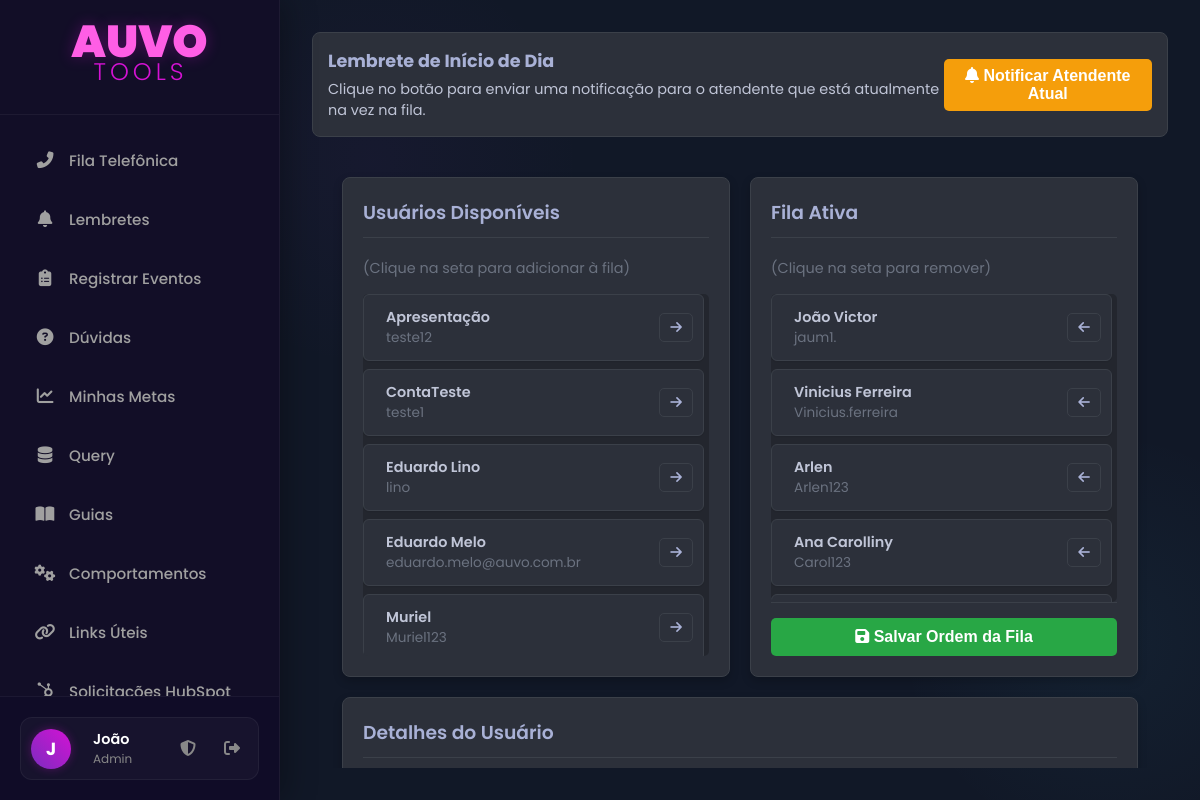
Page /configurar-fila (signed in) on the committed database.
### app.py (models this page shows, shortened)
class User(db.Model, UserMixin):
    id = db.Column(db.Integer, primary_key=True)
    name = db.Column(db.String(150), nullable=False)
    username = db.Column(db.String(80), unique=True, nullable=False)
    email = db.Column(db.String(120), unique=True, nullable=False)
    password_hash = db.Column(db.String(128), nullable=False)
    discord_id = db.Column(db.String(50), nullable=True, unique=True)
    is_admin = db.Column(db.Boolean, nullable=False, default=False)
    manager_id = db.Column(db.Integer, db.ForeignKey('user.id'), nullable=True)
    lunch_start = db.Column(db.Time, nullable=True)
    lunch_end = db.Column(db.Time, nullable=True)
    ramal = db.Column(db.String(10), nullable=True)

class PhoneQueueMember(db.Model):
    id = db.Column(db.Integer, primary_key=True)
    user_id = db.Column(db.Integer, db.ForeignKey('user.id'), nullable=False)
    position = db.Column(db.Integer, nullable=False)
    user = db.relationship('User')

### app.py (the view, shortened to what this page needs)
@app.route('/configurar-fila', methods=['GET', 'POST'])
@login_required
def configurar_fila():
    form = FlaskForm()
    all_users = User.query.order_by(User.name).all()
    queue_members = PhoneQueueMember.query.options(joinedload(PhoneQueueMember.user)).order_by(PhoneQueueMember.position).all()
    queue_user_ids = {member.user_id for member in queue_members}
    return render_template('configurar_fila.html',
                           title="Configurar Fila",
                           all_users=all_users,
                           queue_members=queue_members,
                           queue_user_ids=queue_user_ids,
                           form=form)

### app.py (called while the page is built)
@app.context_processor
def inject_now():
    return {'now': datetime.utcnow()}

@login_manager.user_loader
def load_user(user_id):
    return User.query.get(int(user_id))

### templates/configurar_fila.html (shortened to what this page needs)
{% extends "base.html" %}
{% block content %}
    <div class="notify-section" style="background-color: var(--dark-bg-secondary); border-color: var(--dark-border);">
        <div class="notify-info">
            <h4 style="color: var(--dark-text-primary);">Lembrete de Início de Dia</h4>
            <p style="color: var(--dark-text-secondary);">Clique no botão para enviar uma notificação para o atendente que está atualmente na vez na fila.</p>
        </div>
        <form method="POST" action="{{ url_for('notificar_atendente_atual') }}" style="margin: 0;">
            <button type="submit" class="btn btn-notify">
                <i class="fa-solid fa-bell"></i> Notificar Atendente Atual
            </button>
        </form>
    </div>
    <div class="config-container">
        <div class="config-column" id="available-column">
            <h3>Usuários Disponíveis</h3>
            <p class="column-subtitle">(Clique na seta para adicionar à fila)</p>
            <ul class="user-list" id="available-users-list">
                {% for user in all_users %}
                    {% if user.id not in queue_user_ids %}
                    <li class="user-card" data-user-id="{{ user.id }}">
                        <div class="user-card-info">
                            <span class="user-name">{{ user.name }}</span>
                            <small>{{ user.username }}</small>
                        </div>
                        <button type="button" class="queue-move-btn add" title="Adicionar à fila">
                            <i class="fa-solid fa-arrow-right"></i>
                        </button>
                    </li>
                    {% endif %}
                {% endfor %}
            </ul>
        </div>
        <div class="config-column" id="active-queue-column">
            <h3>Fila Ativa</h3>
            <p class="column-subtitle">(Clique na seta para remover)</p>
            <ul class="user-list" id="active-queue-list">
                {% for member in queue_members %}
                <li class="user-card" data-user-id="{{ member.user.id }}">
                    <div class="user-card-info">
                        <span class="user-name">{{ member.user.name }}</span>
                        <small>{{ member.user.username }}</small>
                    </div>
                    <button type="button" class="queue-move-btn remove" title="Remover da fila">
                        <i class="fa-solid fa-arrow-left"></i>
                    </button>
                </li>
                {% endfor %}
            </ul>
            <form method="POST" action="{{ url_for('configurar_fila') }}" id="queue-form" style="margin-top: auto;">
                <div class="save-button-container">
                    <button type="submit" class="btn-save btn-save-primary">
                        <i class="fa-solid fa-save"></i> Salvar Ordem da Fila
                    </button>
                </div>
            </form>
        </div>
        <div class="config-column" id="details-column">
            <h3>Detalhes do Usuário</h3>
        </div>
    </div>
{% endblock %}

### templates/base.html (shortened to what this page needs)
<!DOCTYPE html>
<html lang="pt-br">
<head>
    <link rel="stylesheet" href="{{ url_for('static', filename='css/style.css') }}">
    <link rel="stylesheet" href="https://cdnjs.cloudflare.com/ajax/libs/font-awesome/6.2.0/css/all.min.css">
</head>
<body>
    <div class="main-container">
        <nav class="sidebar">
            <div class="sidebar-header">
                <div style="line-height: 1; cursor: default;">
                    <h1 style="
                        color: #ff5ee5;
                        font-size: 2.8em;
                        font-family: 'Poppins', sans-serif;
                        font-weight: 900;
                        margin: 0; padding: 0;
                        text-shadow: 0 0 15px rgba(212, 18, 212, 0.3);
                    ">AUVO</h1>
                    <span style="
                        color: #d412d4;
                        font-size: 1.5em;
                        font-family: 'Poppins', sans-serif;
                        font-weight: 300;
                        display: block;
                        margin-top: -5px;
                        letter-spacing: 4px;
                        margin-left: 2px;
                    ">TOOLS</span>
                </div>
            </div>
            <ul class="menu">
                <li class="menu-item">
                    <a href="{{ url_for('fila_telefonica') }}">
                        <i class="fa-solid fa-phone-alt menu-icon"></i>
                        <span>Fila Telefônica</span>
                    </a>
                </li>
                <li class="menu-item">
                    <a href="{{ url_for('list_reminders') }}">
                        <i class="fa-solid fa-bell menu-icon"></i>
                        <span>Lembretes</span>
                    </a>
                </li>
                <li class="menu-item">
                    <a href="{{ url_for('listar_eventos') }}">
                        <i class="fa-solid fa-clipboard-list menu-icon"></i>
                        <span>Registrar Eventos</span>
                    </a>
                </li>
                <li class="menu-item">
                    <a href="{{ url_for('listar_duvidas') }}">
                        <i class="fa-solid fa-question-circle menu-icon"></i>
                        <span>Dúvidas</span>
                    </a>
                </li>
                <li class="menu-item">
                    <a href="{{ url_for('minhas_metas') }}">
                        <i class="fa-solid fa-chart-line menu-icon"></i>
                        <span>Minhas Metas</span>
                    </a>
                </li>
                <li class="menu-item">
                     <a href="{{ url_for('list_queries') }}">
                         <i class="fa-solid fa-database menu-icon"></i>
                         <span>Query</span>
                     </a>
                </li>
                <li class="menu-item">
                    <a href="{{ url_for('listar_guias') }}">
                        <i class="fa-solid fa-book-open menu-icon"></i>
                        <span>Guias</span>
                    </a>
                </li>
                <li class="menu-item">
                    <a href="{{ url_for('listar_comportamentos') }}">
                        <i class="fa-solid fa-cogs menu-icon"></i>
                        <span>Comportamentos</span>
                    </a>
                </li>
                <li class="menu-item">
                    <a href="{{ url_for('links_uteis') }}">
                        <i class="fa-solid fa-link menu-icon"></i>
                        <span>Links Úteis</span>
                    </a>
                </li>
<li class="menu-item">
    <a href="{{ url_for('listar_hubspot') }}">
        <i class="fa-brands fa-hubspot menu-icon"></i>
        <span>Solicitações HubSpot</span>
    </a>
</li>
            </ul>
            <div class="sidebar-footer">
                {% if current_user.is_authenticated %}
                <div class="user-profile">
                    <div class="user-avatar">
                         {% if current_user.avatar_filename %}
                            <img src="{{ url_for('static', filename='uploads/avatars/' + current_user.avatar_filename) }}" alt="Avatar">
                        {% else %}
                            {{ current_user.name[0] }}
                        {% endif %}
                    </div>
                    <a href="{{ url_for('profile') }}" class="user-profile-link" title="Editar Perfil">
                        <div class="user-info">
                            <span class="user-name">{{ current_user.name.split()[0] }}</span>
                            <span class="user-role">
                                {% if current_user.is_admin %} Admin {% else %} Atendente {% endif %}
                            </span>
                        </div>
                    </a>
                    {% if current_user.is_admin %}
                    <a href="{{ url_for('admin_dashboard') }}" class="admin-icon" title="Painel Admin">
                        <i class="fa-solid fa-shield-halved"></i>
                    </a>
                    {% endif %}
                    <a href="{{ url_for('logout') }}" class="logout-icon" title="Sair">
                        <i class="fa-solid fa-right-from-bracket"></i>
                    </a>
                </div>
                {% endif %}
            </div>
        </nav>
        <main class="content">
            {% block content %}{% endblock %}
        </main>
    </div>
</body>
</html>

### templates/base.html (style rules this page uses)
* { margin: 0; padding: 0; box-sizing: border-box; }
body { font-family: 'Poppins', sans-serif; background-color: #0f0c29; color: #e0e0e0; min-height: 100vh; overflow-x: hidden; }
.main-container { display: flex; min-height: 100vh; }
.sidebar { width: 280px; background: rgba(19, 15, 40, 0.95); border-right: 1px solid rgba(255, 255, 255, 0.05); display: flex; flex-direction: column; position: fixed; top: 0; left: 0; height: 100vh; z-index: 1000; padding-top: 20px; box-shadow: 5px 0 30px rgba(0,0,0,0.3); transition: all 0.3s ease; }
.sidebar-header { text-align: center; padding: 0 20px 30px 20px; border-bottom: 1px solid rgba(255, 255, 255, 0.05); margin-bottom: 20px; }
.menu { list-style: none; padding: 0 15px; flex-grow: 1; overflow-y: auto; }
.menu-item { margin-bottom: 8px; border-radius: 12px; transition: all 0.3s ease; }
.menu a { display: flex; align-items: center; padding: 14px 18px; text-decoration: none; color: #a0a0a0; font-weight: 500; font-size: 0.95em; border-radius: 12px; transition: all 0.3s ease; position: relative; overflow: hidden; }
.menu-icon { width: 24px; margin-right: 12px; font-size: 1.1em; text-align: center; transition: color 0.3s ease; }
.sidebar-footer { padding: 20px; border-top: 1px solid rgba(255, 255, 255, 0.05); background: rgba(15, 12, 41, 0.8); }
.user-profile { display: flex; align-items: center; gap: 12px; background: rgba(255, 255, 255, 0.03); padding: 10px; border-radius: 12px; border: 1px solid rgba(255, 255, 255, 0.05); transition: background 0.3s; }
.user-avatar { width: 40px; height: 40px; border-radius: 50%; background: linear-gradient(45deg, #7b2cbf, #d412d4); color: white; display: flex; align-items: center; justify-content: center; font-weight: bold; font-size: 1.1em; overflow: hidden; box-shadow: 0 0 10px rgba(212, 18, 212, 0.3); }
.user-info { flex-grow: 1; display: flex; flex-direction: column; overflow: hidden; }
.user-name { font-size: 0.9em; font-weight: 600; color: #fff; white-space: nowrap; text-overflow: ellipsis; overflow: hidden; }
.user-role { font-size: 0.75em; color: #888; }
.user-profile-link { text-decoration: none; flex-grow: 1; display: flex; }
.admin-icon, .logout-icon { color: #888; font-size: 1em; padding: 8px; border-radius: 8px; transition: all 0.2s; text-decoration: none; }
.content { flex-grow: 1; margin-left: 280px; padding: 40px; background-image: radial-gradient(circle at 10% 20%, rgba(123, 44, 191, 0.05) 0%, transparent 20%), radial-gradient(circle at 90% 80%, rgba(76, 201, 240, 0.05) 0%, transparent 20%); min-height: 100vh; }

### rows in the picture
User: name "J", name "João"
User: name "Apresentação", username "teste12"
User: name "ContaTeste", username "teste1"
User: name "Eduardo Lino", username "lino"
User: name "Eduardo Melo", username "eduardo.melo@auvo.com.br"
User: name "Muriel", username "Muriel123"
PhoneQueueMember: user.name "João Victor", user.username "jaum1."
PhoneQueueMember: user.name "Vinicius Ferreira", user.username "Vinicius.ferreira"
PhoneQueueMember: user.name "Arlen", user.username "Arlen123"
PhoneQueueMember: user.name "Ana Carolliny", user.username "Carol123"
